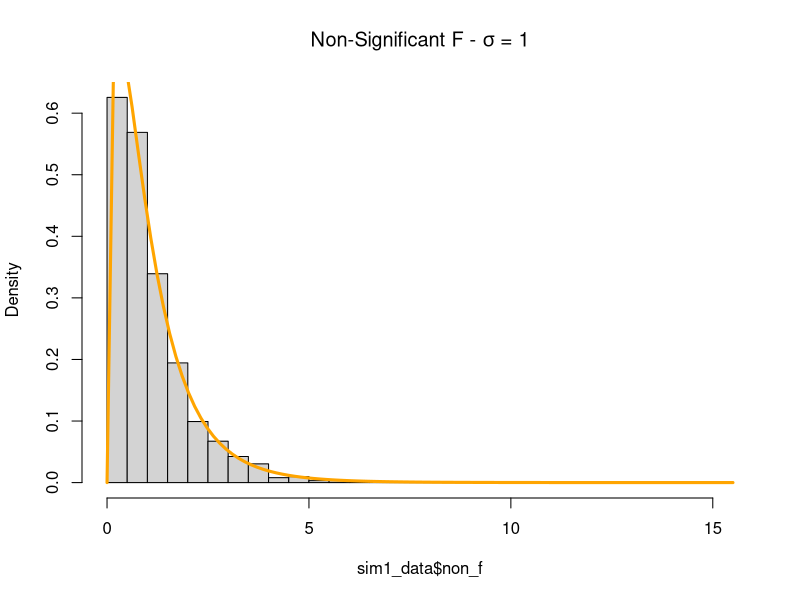
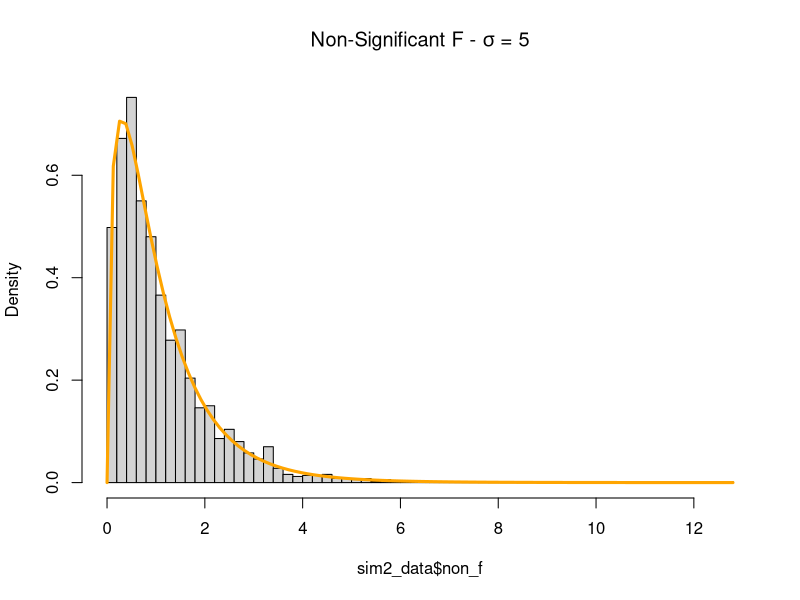
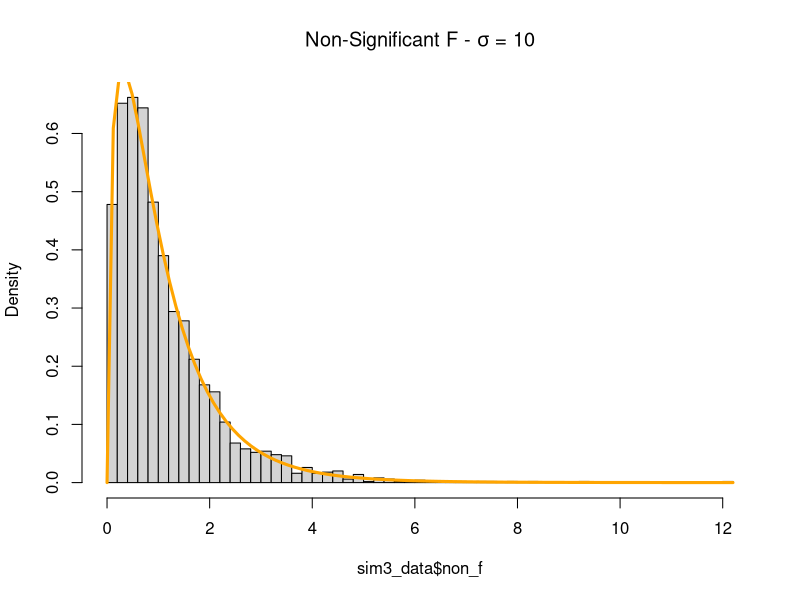
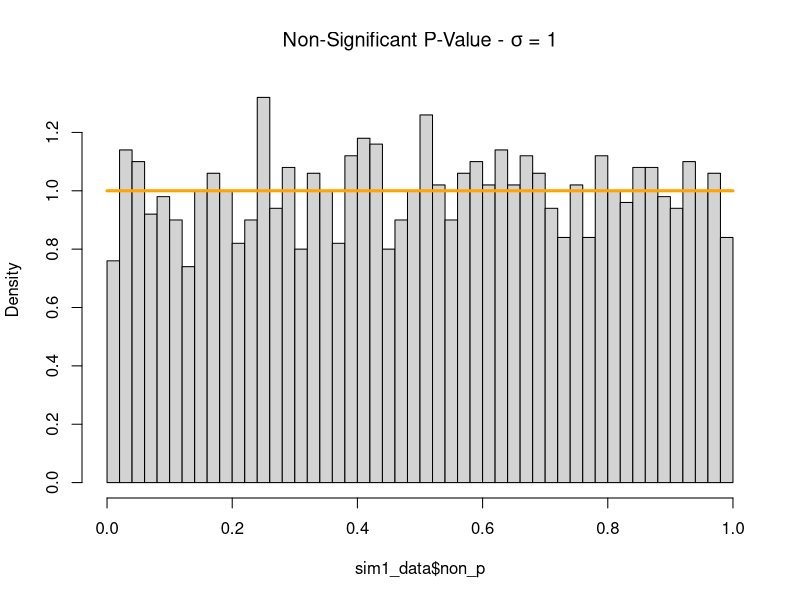
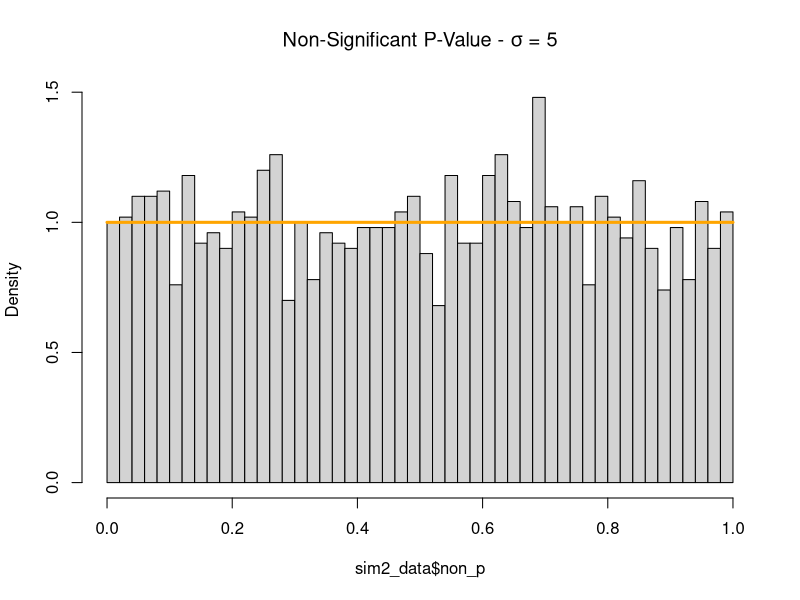
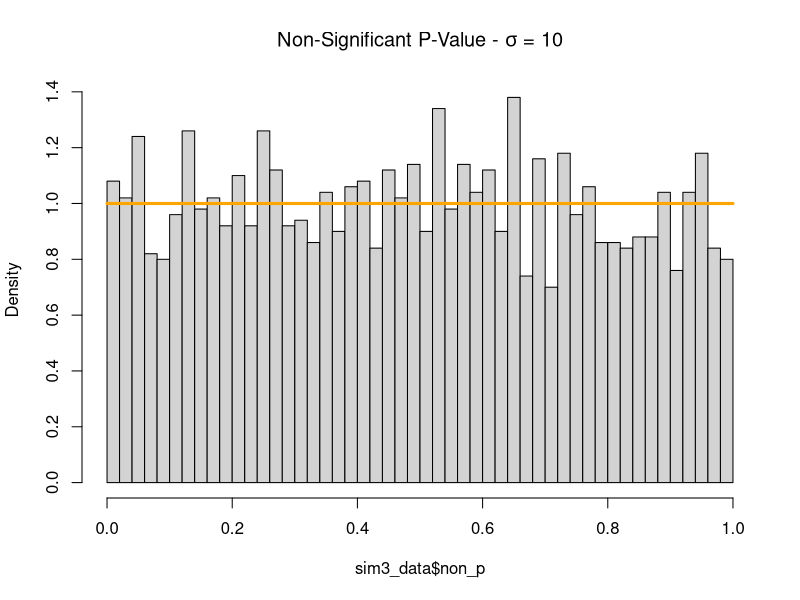
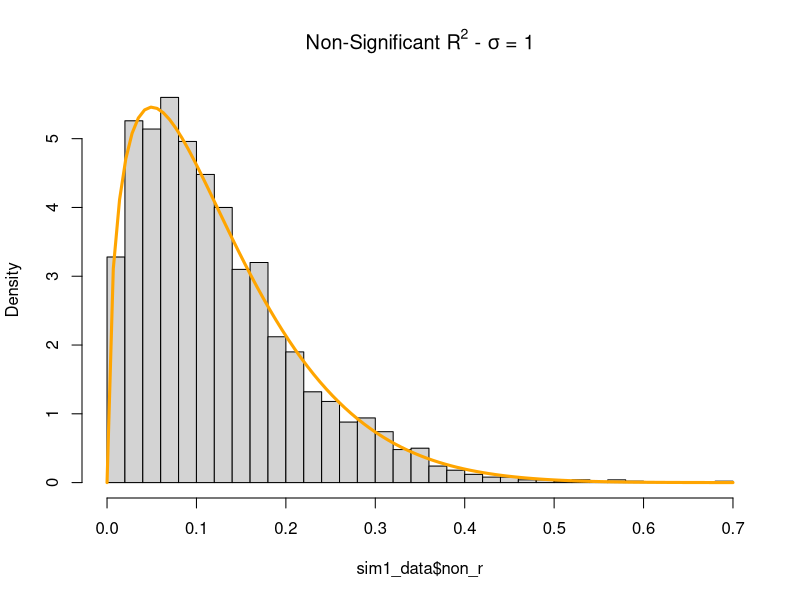
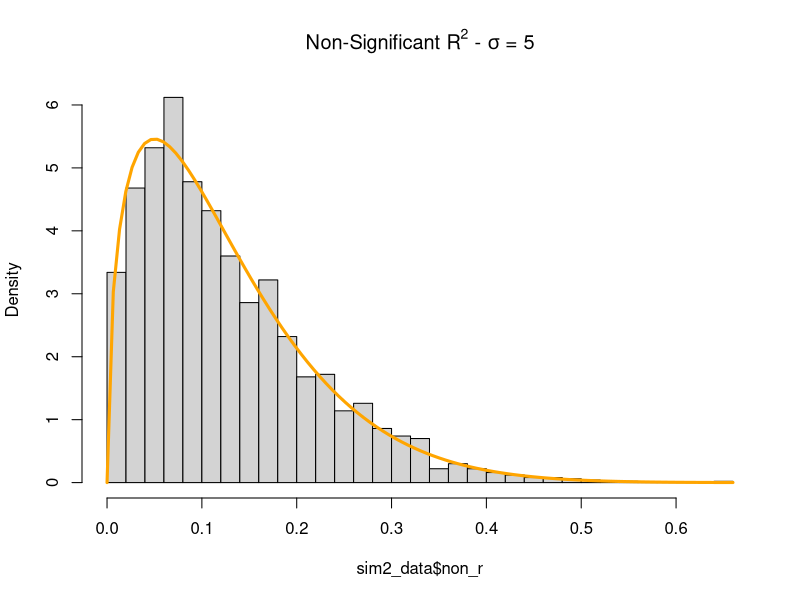

The R source for these figures, in order: (Note: a time limit stopped this script after it produced the figures.)
## ---- chunk 1
birthday = 19890927
set.seed(birthday)
library(readr)
study_1_data = read_csv("study_1.csv")
n = 25
p = 3 + 1
x0 = rep(1, n)
x1 = study_1_data$x1
x2 = study_1_data$x2
x3 = study_1_data$x3

# Significant Model beta values
sig_beta_0 = 3
sig_beta_1 = 1
sig_beta_2 = 1
sig_beta_3 = 1
# Non-Significant Model beta values
non_beta_0 = 3
non_beta_1 = 0
non_beta_2 = 0
non_beta_3 = 0

sigma = c(1, 5, 10)
simulations = 2500
## ---- chunk 2
sim1_data = data.frame(sig_f = rep(0, simulations), sig_p = rep(0, simulations), sig_r = rep(0, simulations),
                       non_f = rep(0, simulations), non_p = rep(0, simulations), non_r = rep(0, simulations))
for (iter in 1:simulations) {
  eps = rnorm(n, mean = 0, sd = sigma[1])
  study_1_data$y = sig_beta_0 + sig_beta_1 * x1 + sig_beta_2 * x2 + sig_beta_3 * x3 + eps
  sig_model = lm(y ~ ., data = study_1_data)
  sim1_data$sig_f[iter] = summary(sig_model)$fstatistic[[1]]
  sim1_data$sig_p[iter] = pf(summary(sig_model)$fstatistic[[1]], df1 = p - 1, df2 = n - p, lower.tail = FALSE)
  sim1_data$sig_r[iter] = summary(sig_model)$r.squared
  
  study_1_data$y = non_beta_0 + non_beta_1 * x1 + non_beta_2 * x2 + non_beta_3 * x3 + eps
  non_model = lm(y ~ ., data = study_1_data)
  sim1_data$non_f[iter] = summary(non_model)$fstatistic[[1]]
  sim1_data$non_p[iter] = pf(summary(non_model)$fstatistic[[1]], df1 = p - 1, df2 = n - p, lower.tail = FALSE)
  sim1_data$non_r[iter] = summary(non_model)$r.squared
}
## ---- chunk 3
sim2_data = data.frame(sig_f = rep(0, simulations), sig_p = rep(0, simulations), sig_r = rep(0, simulations),
                       non_f = rep(0, simulations), non_p = rep(0, simulations), non_r = rep(0, simulations))
for (iter in 1:simulations) {
  eps = rnorm(n, mean = 0, sd = sigma[2])
  study_1_data$y = sig_beta_0 + sig_beta_1 * x1 + sig_beta_2 * x2 + sig_beta_3 * x3 + eps
  sig_model = lm(y ~ ., data = study_1_data)
  sim2_data$sig_f[iter] = summary(sig_model)$fstatistic[[1]]
  sim2_data$sig_p[iter] = pf(summary(sig_model)$fstatistic[[1]], df1 = p - 1, df2 = n - p, lower.tail = FALSE)
  sim2_data$sig_r[iter] = summary(sig_model)$r.squared
  
  study_1_data$y = non_beta_0 + non_beta_1 * x1 + non_beta_2 * x2 + non_beta_3 * x3 + eps
  non_model = lm(y ~ ., data = study_1_data)
  sim2_data$non_f[iter] = summary(non_model)$fstatistic[[1]]
  sim2_data$non_p[iter] = pf(summary(non_model)$fstatistic[[1]], df1 = p - 1, df2 = n - p, lower.tail = FALSE)
  sim2_data$non_r[iter] = summary(non_model)$r.squared
}
## ---- chunk 4
sim3_data = data.frame(sig_f = rep(0, simulations), sig_p = rep(0, simulations), sig_r = rep(0, simulations),
                       non_f = rep(0, simulations), non_p = rep(0, simulations), non_r = rep(0, simulations))
for (iter in 1:simulations) {
  eps = rnorm(n, mean = 0, sd = sigma[3])
  study_1_data$y = sig_beta_0 + sig_beta_1 * x1 + sig_beta_2 * x2 + sig_beta_3 * x3 + eps
  sig_model = lm(y ~ ., data = study_1_data)
  sim3_data$sig_f[iter] = summary(sig_model)$fstatistic[[1]]
  sim3_data$sig_p[iter] = pf(summary(sig_model)$fstatistic[[1]], df1 = p - 1, df2 = n - p, lower.tail = FALSE)
  sim3_data$sig_r[iter] = summary(sig_model)$r.squared
  
  study_1_data$y = non_beta_0 + non_beta_1 * x1 + non_beta_2 * x2 + non_beta_3 * x3 + eps
  non_model = lm(y ~ ., data = study_1_data)
  sim3_data$non_f[iter] = summary(non_model)$fstatistic[[1]]
  sim3_data$non_p[iter] = pf(summary(non_model)$fstatistic[[1]], df1 = p - 1, df2 = n - p, lower.tail = FALSE)
  sim3_data$non_r[iter] = summary(non_model)$r.squared
}
## ---- chunk 5
hist(sim1_data$non_f, main = expression(paste("Non-Significant F - ", sigma, " = 1")), prob = TRUE, breaks = 50)
x = sim1_data$non_f
curve(df(x, df1 = p - 1, df2 = n - p), col = "Orange", add = TRUE, lwd = 3)
## ---- chunk 6
hist(sim2_data$non_f, main = expression(paste("Non-Significant F - ", sigma, " = 5")), prob = TRUE, breaks = 50)
x = sim2_data$non_f
curve(df(x, df1 = p - 1, df2 = n - p), col = "Orange", add = TRUE, lwd = 3)
## ---- chunk 7
hist(sim3_data$non_f, main = expression(paste("Non-Significant F - ", sigma, " = 10")), prob = TRUE, breaks = 50)
x = sim3_data$non_f
curve(df(x, df1 = p - 1, df2 = n - p), col = "Orange", add = TRUE, lwd = 3)
## ---- chunk 8
hist(sim1_data$non_p, main = expression(paste("Non-Significant P-Value - ", sigma, " = 1")), prob = TRUE, breaks = 40)
x = sim1_data$non_p
curve(dunif(x), col='orange', add=TRUE, lwd=3)
## ---- chunk 9
hist(sim2_data$non_p, main = expression(paste("Non-Significant P-Value - ", sigma, " = 5")), prob = TRUE, breaks = 40)
x = sim2_data$non_p
curve(dunif(x), col='orange', add=TRUE, lwd=3)
## ---- chunk 10
hist(sim3_data$non_p, main = expression(paste("Non-Significant P-Value - ", sigma, " = 10")), prob = TRUE, breaks = 40)
x = sim3_data$non_p
curve(dunif(x), col='orange', add=TRUE, lwd=3)
## ---- chunk 11
hist(sim1_data$non_r, main = expression(paste("Non-Significant ", R^2, " - ", sigma, " = 1")), prob = TRUE, breaks = 40)
x = sim1_data$non_r
curve(dbeta(x, (p-1)/2, (n-p)/2), col='orange', add=TRUE, lwd=3)
## ---- chunk 12
hist(sim2_data$non_r, main = expression(paste("Non-Significant ", R^2, " - ", sigma, " = 5")), prob = TRUE, breaks = 40)
x = sim2_data$non_r
curve(dbeta(x, (p-1)/2, (n-p)/2), col='orange', add=TRUE, lwd=3)
## ---- chunk 13
hist(sim2_data$non_r, main = expression(paste("Non-Significant ", R^2, " - ", sigma, " = 10")), prob = TRUE, breaks = 40)
x = sim2_data$non_r
curve(dbeta(x, (p-1)/2, (n-p)/2), col='orange', add=TRUE, lwd=3)
## ---- chunk 14
birthday = 19890927
set.seed(birthday)
library(readr)
study_2_data = read_csv("study_2.csv")
n = nrow(study_2_data)
p = 3 + 1
x0 = rep(1, n)
x1 = study_2_data$x1
x2 = study_2_data$x2
x3 = study_2_data$x3
x4 = study_2_data$x4
x5 = study_2_data$x5
x6 = study_2_data$x6
sigma = c(1, 2, 4)

beta_0 = 0
beta_1 = 5
beta_2 = -4
beta_3 = 1.6
beta_4 = -1.1
beta_5 = 0.7
beta_6 = 0.3

simulations = 1000

calculate_rmse  = function(actual, predicted) {
  return(sqrt(mean((actual - predicted)^2)))
}
## ---- chunk 15
sim1_rmse_train = data.frame(model_1 = rep(0, simulations), model_2 = rep(0, simulations), model_3 = rep(0, simulations),
                             model_4 = rep(0, simulations), model_5 = rep(0, simulations), model_6 = rep(0, simulations),
                             model_7 = rep(0, simulations), model_8 = rep(0, simulations), model_9 = rep(0, simulations))
sim1_rmse_test = data.frame(model_1 = rep(0, simulations), model_2 = rep(0, simulations), model_3 = rep(0, simulations),
                            model_4 = rep(0, simulations), model_5 = rep(0, simulations), model_6 = rep(0, simulations),
                            model_7 = rep(0, simulations), model_8 = rep(0, simulations), model_9 = rep(0, simulations))
for (iter in 1:simulations) {
  eps = rnorm(n, mean = 0, sd = sigma[1])
  study_2_data$y = beta_0 + beta_1 * x1 +  beta_2 * x2 + beta_3 * x3 + beta_4 * x4 + beta_5 * x5 + beta_6 * x6 + eps
  
  train_index = sample(n / 2)
  train_data = study_2_data[train_index,]
  test_data = study_2_data[-train_index,]
  
  model_1 = lm(y ~ x1, data = train_data)
  model_2 = lm(y ~ x1 + x2, data = train_data)
  model_3 = lm(y ~ x1 + x2 + x3, data = train_data)
  model_4 = lm(y ~ x1 + x2 + x3 + x4, data = train_data)
  model_5 = lm(y ~ x1 + x2 + x3 + x4 + x5, data = train_data)
  model_6 = lm(y ~ x1 + x2 + x3 + x4 + x5 + x6, data = train_data)
  model_7 = lm(y ~ x1 + x2 + x3 + x4 + x5 + x6 + x7, data = train_data)
  model_8 = lm(y ~ x1 + x2 + x3 + x4 + x5 + x6 + x7 + x8, data = train_data)
  model_9 = lm(y ~ x1 + x2 + x3 + x4 + x5 + x6 + x7 + x8 + x9, data = train_data)
  
  sim1_rmse_train$model_1[iter] = calculate_rmse(train_data$y, predict(model_1, train_data))
  sim1_rmse_train$model_2[iter] = calculate_rmse(train_data$y, predict(model_2, train_data))
  sim1_rmse_train$model_3[iter] = calculate_rmse(train_data$y, predict(model_3, train_data))
  sim1_rmse_train$model_4[iter] = calculate_rmse(train_data$y, predict(model_4, train_data))
  sim1_rmse_train$model_5[iter] = calculate_rmse(train_data$y, predict(model_5, train_data))
  sim1_rmse_train$model_6[iter] = calculate_rmse(train_data$y, predict(model_6, train_data))
  sim1_rmse_train$model_7[iter] = calculate_rmse(train_data$y, predict(model_7, train_data))
  sim1_rmse_train$model_8[iter] = calculate_rmse(train_data$y, predict(model_8, train_data))
  sim1_rmse_train$model_9[iter] = calculate_rmse(train_data$y, predict(model_9, train_data))
  
  sim1_rmse_test$model_1[iter] = calculate_rmse(test_data$y, predict(model_1, test_data))
  sim1_rmse_test$model_2[iter] = calculate_rmse(test_data$y, predict(model_2, test_data))
  sim1_rmse_test$model_3[iter] = calculate_rmse(test_data$y, predict(model_3, test_data))
  sim1_rmse_test$model_4[iter] = calculate_rmse(test_data$y, predict(model_4, test_data))
  sim1_rmse_test$model_5[iter] = calculate_rmse(test_data$y, predict(model_5, test_data))
  sim1_rmse_test$model_6[iter] = calculate_rmse(test_data$y, predict(model_6, test_data))
  sim1_rmse_test$model_7[iter] = calculate_rmse(test_data$y, predict(model_7, test_data))
  sim1_rmse_test$model_8[iter] = calculate_rmse(test_data$y, predict(model_8, test_data))
  sim1_rmse_test$model_9[iter] = calculate_rmse(test_data$y, predict(model_9, test_data))
}

## ---- chunk 16
sim2_rmse_train = data.frame(model_1 = rep(0, simulations), model_2 = rep(0, simulations), model_3 = rep(0, simulations),
                             model_4 = rep(0, simulations), model_5 = rep(0, simulations), model_6 = rep(0, simulations),
                             model_7 = rep(0, simulations), model_8 = rep(0, simulations), model_9 = rep(0, simulations))

sim2_rmse_test = data.frame(model_1 = rep(0, simulations), model_2 = rep(0, simulations), model_3 = rep(0, simulations),
                            model_4 = rep(0, simulations), model_5 = rep(0, simulations), model_6 = rep(0, simulations),
                            model_7 = rep(0, simulations), model_8 = rep(0, simulations), model_9 = rep(0, simulations))

for (iter in 1:simulations) {
  eps = rnorm(n, mean = 0, sd = sigma[2])
  study_2_data$y = beta_0 + beta_1 * x1 +  beta_2 * x2 + beta_3 * x3 + beta_4 * x4 + beta_5 * x5 + beta_6 * x6 + eps
  
  train_index = sample(n / 2)
  train_data = study_2_data[train_index,]
  test_data = study_2_data[-train_index,]
  
  model_1 = lm(y ~ x1, data = train_data)
  model_2 = lm(y ~ x1 + x2, data = train_data)
  model_3 = lm(y ~ x1 + x2 + x3, data = train_data)
  model_4 = lm(y ~ x1 + x2 + x3 + x4, data = train_data)
  model_5 = lm(y ~ x1 + x2 + x3 + x4 + x5, data = train_data)
  model_6 = lm(y ~ x1 + x2 + x3 + x4 + x5 + x6, data = train_data)
  model_7 = lm(y ~ x1 + x2 + x3 + x4 + x5 + x6 + x7, data = train_data)
  model_8 = lm(y ~ x1 + x2 + x3 + x4 + x5 + x6 + x7 + x8, data = train_data)
  model_9 = lm(y ~ x1 + x2 + x3 + x4 + x5 + x6 + x7 + x8 + x9, data = train_data)
  
  
  sim2_rmse_train$model_1[iter] = calculate_rmse(train_data$y, predict(model_1, train_data))
  sim2_rmse_train$model_2[iter] = calculate_rmse(train_data$y, predict(model_2, train_data))
  sim2_rmse_train$model_3[iter] = calculate_rmse(train_data$y, predict(model_3, train_data))
  sim2_rmse_train$model_4[iter] = calculate_rmse(train_data$y, predict(model_4, train_data))
  sim2_rmse_train$model_5[iter] = calculate_rmse(train_data$y, predict(model_5, train_data))
  sim2_rmse_train$model_6[iter] = calculate_rmse(train_data$y, predict(model_6, train_data))
  sim2_rmse_train$model_7[iter] = calculate_rmse(train_data$y, predict(model_7, train_data))
  sim2_rmse_train$model_8[iter] = calculate_rmse(train_data$y, predict(model_8, train_data))
  sim2_rmse_train$model_9[iter] = calculate_rmse(train_data$y, predict(model_9, train_data))
  
  sim2_rmse_test$model_1[iter] = calculate_rmse(test_data$y, predict(model_1, test_data))
  sim2_rmse_test$model_2[iter] = calculate_rmse(test_data$y, predict(model_2, test_data))
  sim2_rmse_test$model_3[iter] = calculate_rmse(test_data$y, predict(model_3, test_data))
  sim2_rmse_test$model_4[iter] = calculate_rmse(test_data$y, predict(model_4, test_data))
  sim2_rmse_test$model_5[iter] = calculate_rmse(test_data$y, predict(model_5, test_data))
  sim2_rmse_test$model_6[iter] = calculate_rmse(test_data$y, predict(model_6, test_data))
  sim2_rmse_test$model_7[iter] = calculate_rmse(test_data$y, predict(model_7, test_data))
  sim2_rmse_test$model_8[iter] = calculate_rmse(test_data$y, predict(model_8, test_data))
  sim2_rmse_test$model_9[iter] = calculate_rmse(test_data$y, predict(model_9, test_data))
}

## ---- chunk 17
sim3_rmse_train = data.frame(model_1 = rep(0, simulations), model_2 = rep(0, simulations), model_3 = rep(0, simulations),
                             model_4 = rep(0, simulations), model_5 = rep(0, simulations), model_6 = rep(0, simulations),
                             model_7 = rep(0, simulations), model_8 = rep(0, simulations), model_9 = rep(0, simulations))

sim3_rmse_test = data.frame(model_1 = rep(0, simulations), model_2 = rep(0, simulations), model_3 = rep(0, simulations),
                            model_4 = rep(0, simulations), model_5 = rep(0, simulations), model_6 = rep(0, simulations),
                            model_7 = rep(0, simulations), model_8 = rep(0, simulations), model_9 = rep(0, simulations))

for (iter in 1:simulations) {
  eps = rnorm(n, mean = 0, sd = sigma[3])
  study_2_data$y = beta_0 + beta_1 * x1 +  beta_2 * x2 + beta_3 * x3 + beta_4 * x4 + beta_5 * x5 + beta_6 * x6 + eps
  
  train_index = sample(n / 2)
  train_data = study_2_data[train_index,]
  test_data = study_2_data[-train_index,]
  
  model_1 = lm(y ~ x1, data = train_data)
  model_2 = lm(y ~ x1 + x2, data = train_data)
  model_3 = lm(y ~ x1 + x2 + x3, data = train_data)
  model_4 = lm(y ~ x1 + x2 + x3 + x4, data = train_data)
  model_5 = lm(y ~ x1 + x2 + x3 + x4 + x5, data = train_data)
  model_6 = lm(y ~ x1 + x2 + x3 + x4 + x5 + x6, data = train_data)
  model_7 = lm(y ~ x1 + x2 + x3 + x4 + x5 + x6 + x7, data = train_data)
  model_8 = lm(y ~ x1 + x2 + x3 + x4 + x5 + x6 + x7 + x8, data = train_data)
  model_9 = lm(y ~ x1 + x2 + x3 + x4 + x5 + x6 + x7 + x8 + x9, data = train_data)
  
  
  
  sim3_rmse_train$model_1[iter] = calculate_rmse(train_data$y, predict(model_1, train_data))
  sim3_rmse_train$model_2[iter] = calculate_rmse(train_data$y, predict(model_2, train_data))
  sim3_rmse_train$model_3[iter] = calculate_rmse(train_data$y, predict(model_3, train_data))
  sim3_rmse_train$model_4[iter] = calculate_rmse(train_data$y, predict(model_4, train_data))
  sim3_rmse_train$model_5[iter] = calculate_rmse(train_data$y, predict(model_5, train_data))
  sim3_rmse_train$model_6[iter] = calculate_rmse(train_data$y, predict(model_6, train_data))
  sim3_rmse_train$model_7[iter] = calculate_rmse(train_data$y, predict(model_7, train_data))
  sim3_rmse_train$model_8[iter] = calculate_rmse(train_data$y, predict(model_8, train_data))
  sim3_rmse_train$model_9[iter] = calculate_rmse(train_data$y, predict(model_9, train_data))
  
  sim3_rmse_test$model_1[iter] = calculate_rmse(test_data$y, predict(model_1, test_data))
  sim3_rmse_test$model_2[iter] = calculate_rmse(test_data$y, predict(model_2, test_data))
  sim3_rmse_test$model_3[iter] = calculate_rmse(test_data$y, predict(model_3, test_data))
  sim3_rmse_test$model_4[iter] = calculate_rmse(test_data$y, predict(model_4, test_data))
  sim3_rmse_test$model_5[iter] = calculate_rmse(test_data$y, predict(model_5, test_data))
  sim3_rmse_test$model_6[iter] = calculate_rmse(test_data$y, predict(model_6, test_data))
  sim3_rmse_test$model_7[iter] = calculate_rmse(test_data$y, predict(model_7, test_data))
  sim3_rmse_test$model_8[iter] = calculate_rmse(test_data$y, predict(model_8, test_data))
  sim3_rmse_test$model_9[iter] = calculate_rmse(test_data$y, predict(model_9, test_data))
}
## ---- chunk 18
barplot(table(factor(colnames(sim1_rmse_test)[apply(sim1_rmse_test, 1, function(x) which.min(x))], levels = colnames(sim1_rmse_test))), las = 2)
## ---- chunk 19
barplot(table(factor(colnames(sim2_rmse_test)[apply(sim2_rmse_test, 1, function(x) which.min(x))], levels = colnames(sim2_rmse_test))), las = 2)
## ---- chunk 20
barplot(table(factor(colnames(sim3_rmse_test)[apply(sim3_rmse_test, 1, function(x) which.min(x))], levels = colnames(sim3_rmse_test))), las = 2)
## ---- chunk 21
library(knitr)
mean_data = data.frame(sigma_1_train = apply(sim1_rmse_train, 2, mean), sigma_1_test = apply(sim1_rmse_test, 2, mean), sigma_2_train = apply(sim2_rmse_train, 2, mean), sigma_2_test = apply(sim2_rmse_test, 2, mean), sigam_3_train = apply(sim3_rmse_train, 2, mean), sigam_3_test = apply(sim3_rmse_test, 2, mean))
kable(t(mean_data), col.names=c("Model 1 Mean RMSE", "Model 2 Mean RMSE", "Model 3 Mean RMSE",
                                "Model 4 Mean RMSE", "Model 5 Mean RMSE", "Model 6 Mean RMSE",
                                "Model 7 Mean RMSE", "Model 8 Mean RMSE", "Model 9 Mean RMSE"))
## ---- chunk 22
birthday = 19890927
set.seed(birthday)
beta_0 = 0
beta_1_list = seq(-2, 2, .1)
sigmas = c(1, 2, 4)
samples = c(10, 20, 30)
alpha = 0.05
simulations = 1000
number_iterations = length(sigmas) * length(samples) * length(beta_1_list)
## ---- chunk 23
power_data = data.frame(sigma = rep(0, number_iterations), n = rep(0, number_iterations),
                        beta_1 = rep(0, number_iterations), power = rep(0, number_iterations))
i = 1
for (sigma in sigmas) {
  for (n in samples) {
    x_values = seq(0, 5, length = n)
    for (beta_1 in beta_1_list) {
      rejected = 0
      for (iter in 1:simulations) {
        eps = rnorm(n, 0, sigma)
        y = beta_0 + beta_1 * x_values + eps
        model = lm(y ~ x_values)
        beta_1_p = summary(model)$coefficients[2, 4]
        if (beta_1_p < alpha) {
          rejected = rejected + 1
        }
      }
      power = rejected / simulations
      power_data$sigma[i] = sigma
      power_data$n[i] = n
      power_data$beta_1[i] = beta_1
      power_data$power[i] = power
      i = i + 1
    }
  }
}
## ---- chunk 24
library(ggplot2)
power1 = power_data[which((power_data$n == 10) & (power_data$sigma == 1)), c("beta_1", "power")]
power2 = power_data[which((power_data$n == 20) & (power_data$sigma == 1)), c("power")]
power3 = power_data[which((power_data$n == 30) & (power_data$sigma == 1)), c("power")]

power_full = cbind(power1, power2, power3)
colnames(power_full) = c("beta_1", "power_1", "power_2", "power_3")

ggplot(data=power_full, aes(x = beta_1)) + geom_line(aes(x = beta_1, y = power_1, color = "power_1"), size=1) +   geom_line(aes(x = beta_1, y = power_2, color = "power_2"), size=1) +
  geom_line(aes(x = beta_1, y = power_3, color = "power_3"), size=1) +
  xlab("Possible Beta 1 Values") +
  ylab("Power") +
  ggtitle("Power vs. Beta 1 Values - Different Sample Sizes - Sigma = 1")
## ---- chunk 25
power1 = power_data[which((power_data$n == 10) & (power_data$sigma == 2)), c("beta_1", "power")]
power2 = power_data[which((power_data$n == 20) & (power_data$sigma == 2)), c("power")]
power3 = power_data[which((power_data$n == 30) & (power_data$sigma == 2)), c("power")]

power_full = cbind(power1, power2, power3)
colnames(power_full) = c("beta_1", "power_1", "power_2", "power_3")

ggplot(data=power_full, aes(x = beta_1)) + geom_line(aes(x = beta_1, y = power_1, color = "power_1"), size=1) +   geom_line(aes(x = beta_1, y = power_2, color = "power_2"), size=1) +
  geom_line(aes(x = beta_1, y = power_3, color = "power_3"), size=1) +
  xlab("Possible Beta 1 Values") +
  ylab("Power") +
  ggtitle("Power vs. Beta 1 Values - Different Sample Sizes - Sigma = 2")
## ---- chunk 26
power1 = power_data[which((power_data$n == 10) & (power_data$sigma == 4)), c("beta_1", "power")]
power2 = power_data[which((power_data$n == 20) & (power_data$sigma == 4)), c("power")]
power3 = power_data[which((power_data$n == 30) & (power_data$sigma == 4)), c("power")]

power_graph_data = cbind(power1, power2, power3)
colnames(power_graph_data) = c("beta_1", "power_1", "power_2","power_3" )

ggplot(data=power_graph_data, aes(x = beta_1)) + geom_line(aes(x = beta_1, y = power_1, color = "power_1"), size=1) +   geom_line(aes(x = beta_1, y = power_2, color = "power_2"), size=1) +
  geom_line(aes(x = beta_1, y = power_3, color = "power_3"), size=1) +
  xlab("Possible Beta 1 Values") +
  ylab("Power") +
  ggtitle("Power vs. Beta 1 Values - Different Sample Sizes - Sigma = 4")
## ---- chunk 27
mean_sigmas = rep(0, length(sigmas))
i = 1
for (sigma in sigmas) {
  mean_sigmas[i] = mean(power_data$power[power_data$sigma == sigma])
  i = i + 1
}
## ---- chunk 28
mean_beta_1s = rep(0, length(beta_1_list))
i = 1
for (beta_1 in beta_1_list) {
  mean_beta_1s[i] = mean(power_data$power[power_data$beta_1 == beta_1])
  i = i + 1
}
## ---- chunk 29
mean_n = rep(0, length(samples))
i = 1
for (sample in samples) {
  mean_n[i] = mean(power_data$power[power_data$n == sample])
  i = i + 1
}
